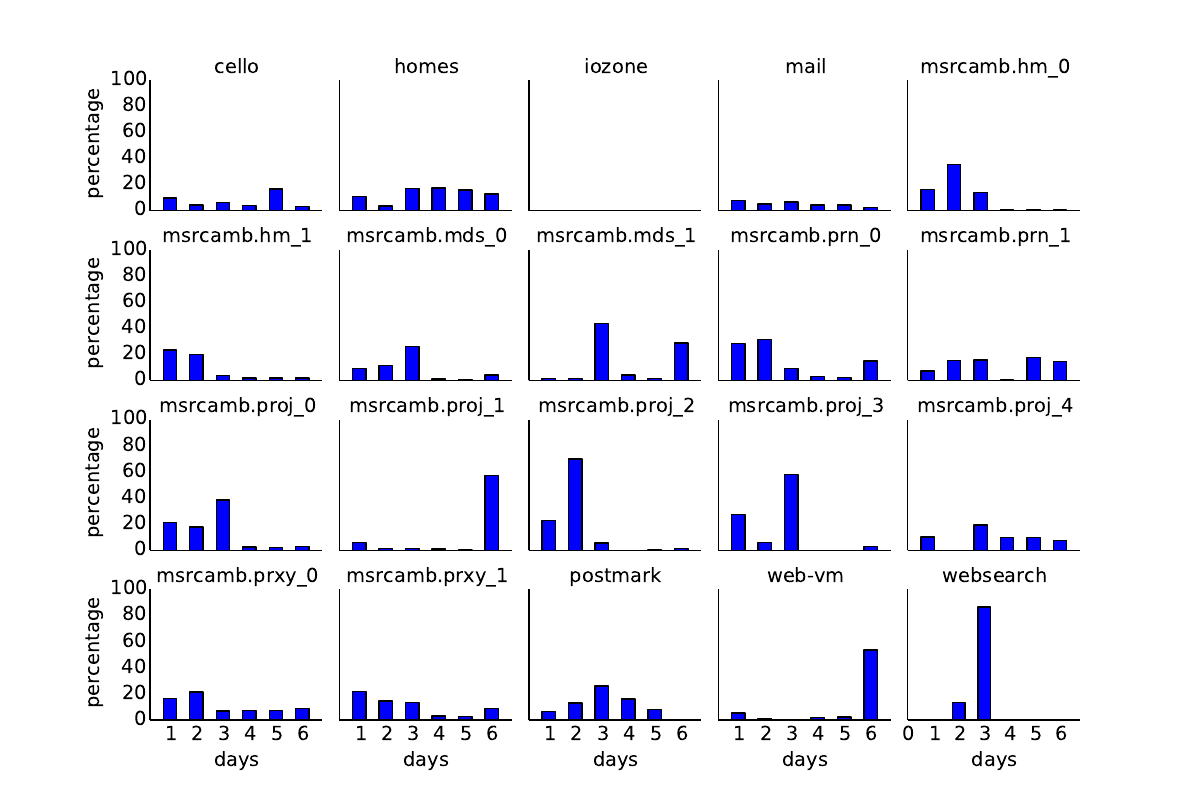

Source code (Python):
#!/usr/bin/env python

import numpy as np
#import seaborn as sns
import matplotlib.pyplot as plt
import csv as csv
import sys as sys
import os as os
import glob as glob
from matplotlib.ticker import ScalarFormatter
from matplotlib.ticker import FuncFormatter

def to_percent(y, position=0):
    # Ignore the passed in position. This has the effect of scaling the default
    # tick locations.
    s = str(100 * y)

    # The percent symbol needs escaping in latex
    if matplotlib.rcParams['text.usetex'] == True:
        return s + r'$\%$'
    else:
        return s + '%'

#sns.set_style({"font.family": "sans-serif"})
fsize = 14 # font size
bwidth = 0.5 # bar width

# find all files
f, axes = plt.subplots(4, 5, figsize = (12,8), sharex=True, sharey=True)
plt.subplots_adjust(hspace=0.3, wspace=0.1)
files = glob.glob("*.csv")
files = sorted(files)
fx = 0
fy = 0
for filename in files:
    print filename
    x0 = [0,1,2,3,4,5,6]
    y0_day = []
    maxx = 0
    sumx = 0
    csvfile = open(filename, 'rb')
    next(csvfile)
    rows = csv.reader(csvfile)
    for row in rows:
        #y0[int(row[0])-1] = int(row[1])
        if not row[0] == "7+":
            y0_day.append(int(row[1]))
            sumx += int(row[1])
    for i in range(0,7):
        if (sumx > 0):
            y0_day[i] = (1.0*y0_day[i])/sumx * 100
    #y0 = y0[:maxx]
    #y0 = np.asarray(y0[:maxx])
    #for i in range(1,maxx+1):
    #    x0.append(i)
    #x0 = np.asarray(x0)
    x0 = np.asarray(x0)
    y0_day = np.asarray(y0_day)
    print x0, y0_day
    #axes[fx,fy].plot(x0,y0_day,label=filename) # line plot
    #sns.barplot(x0,y0_day, ci=None, hline = 0, ax=axes[fy,fx])
    axes[fy,fx].bar(x0,y0_day,width=bwidth)
    #plt.gca().yaxis.set_major_formatter(FuncFormatter(to_percent))
    axes[fy,fx].set_title(filename[9:-4].replace("msrcambridge","msrcamb"), fontsize=fsize)
    axes[fy,fx].tick_params(axis='both', labelsize=fsize)
    axes[fy,fx].tick_params(axis='x',which='both',bottom='off',top='off')
    axes[fy,fx].tick_params(axis='y',which='both',left='off',right='off')
    axes[fy,fx].spines['top'].set_visible(False)
    axes[fy,fx].spines['right'].set_visible(False)
    #axes[fy,fx].ticklabel_format(axis='y', style='sci', scilimits=(2,2))
    if (fx == 0):
        axes[fy,fx].set_ylabel("percentage", fontsize=fsize)
    if (fy == 3):
        axes[fy,fx].set_xlabel("days", fontsize=fsize)
    if (maxx == 0):
        axes[fy,fx].set_ylim(0,100)
        axes[fy,fx].set_xlim(0.5,7)
    fx += 1
    if (fx == 5):
        fx = 0
        fy += 1

#plt.yscale('log')
#plt.legend()
#sns.tsplot(gammas, "timepoint", "subject", "ROI", "BOLD signal")
plt.xticks(x0 + bwidth/2, [0,1,2,3,4,5,6])
plt.savefig("multi-plot.pdf", format='pdf')
sys.exit(0)
